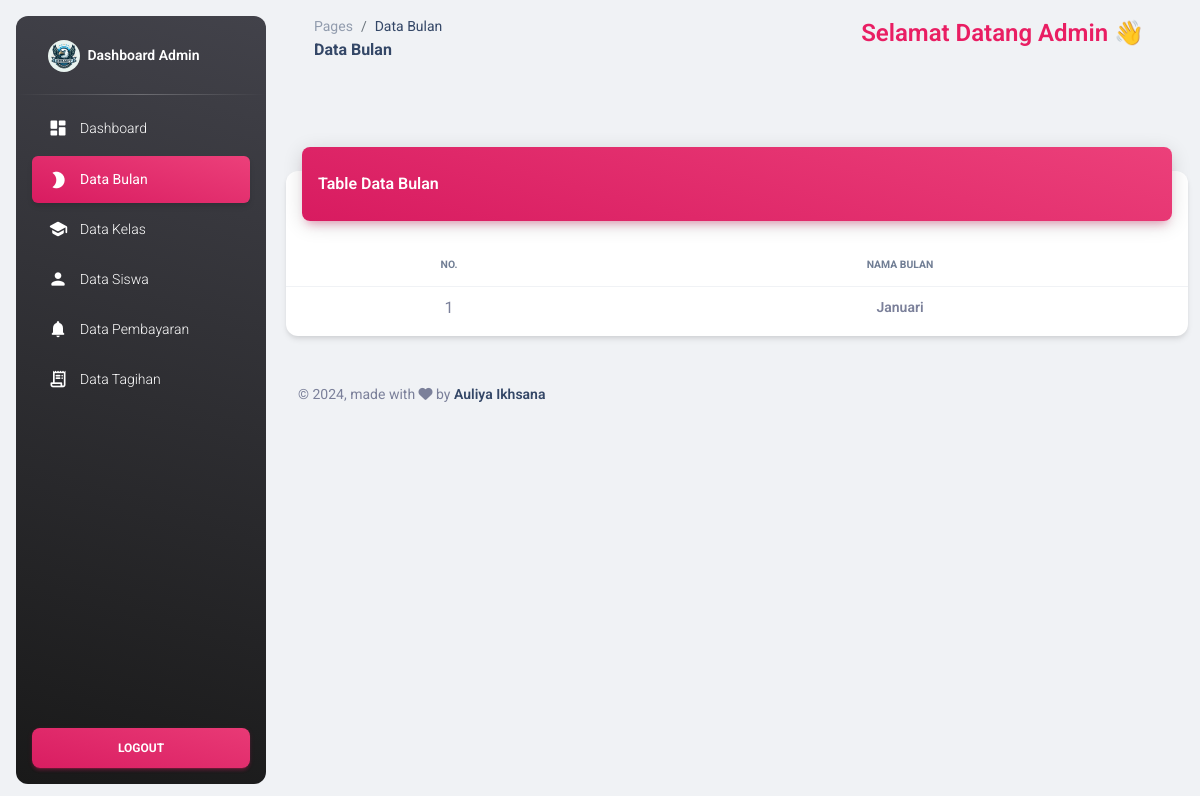
Page /admin/pages/bulan.php (signed in) on the earlier database version.
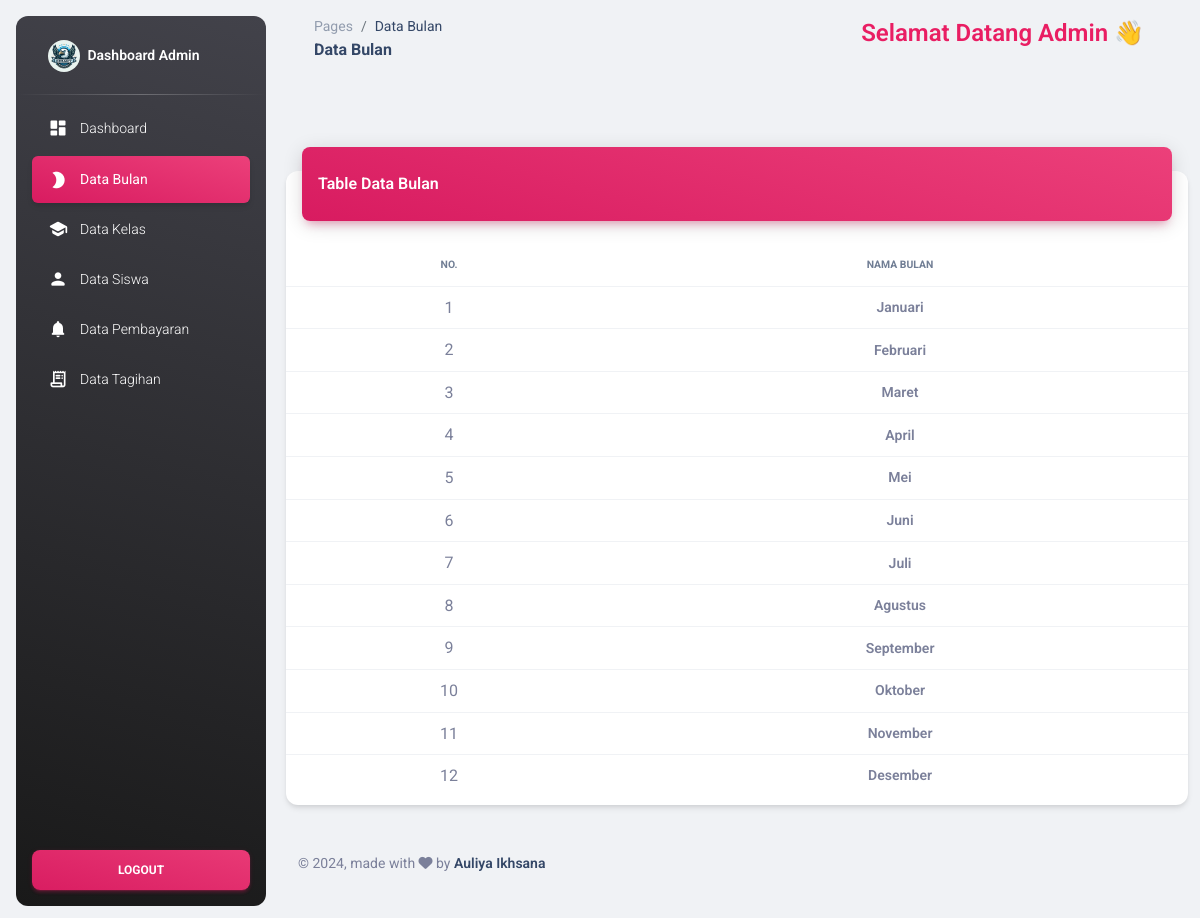
Same page on the later database version.
### tables this page shows
CREATE TABLE `bulan` (
  `id_bulan` int(11) NOT NULL,
  `nama_bulan` varchar(20) NOT NULL
);

### admin/pages/bulan.php (the view, shortened to what the changed rows need)
<?php
require "functions/koneksi.php";
$query = "SELECT * FROM bulan";
$hasil = $conn->query($query);
?>
<!DOCTYPE html>
<html lang="en">
<head>
  <link href="../assets/css/nucleo-icons.css" rel="stylesheet" />
  <link href="../assets/css/nucleo-svg.css" rel="stylesheet" />
  <link id="pagestyle" href="../assets/css/material-dashboard.css?v=3.1.0" rel="stylesheet" />
</head>
<body class="g-sidenav-show  bg-gray-200">
  <main class="main-content position-relative max-height-vh-100 h-100 border-radius-lg ">
    <div class="container-fluid py-4">
      <div class="row">
        <div class="col-12">
          <div class="card my-4">
            <div class="card-body px-0 pb-2">
              <div class="table-responsive p-0">
                <table class="table align-items-center mb-0">
                  <thead>
                    <tr>
                      <th class="text-center text-uppercase text-dark text-xxs font-weight-bolder opacity-7">No.</th>
                      <th class="text-center text-uppercase text-dark text-xxs font-weight-bolder opacity-7">Nama Bulan</th>
                    </tr>
                  </thead>
                  <tbody>
                    <?php $nom = 1;
                    ?>
                    <?php while ($bulan = $hasil->fetch_assoc()) :
                    ?>
                      <tr>
                        <td class="text-center"><?= $nom++ ?></td>
                        <td class="align-middle text-center text-sm text-bold"><?= $bulan['nama_bulan'] ?></td>
                      </tr>
                    <?php endwhile;
                    ?>
                  </tbody>
                </table>
              </div>
            </div>
          </div>
        </div>
      </div>
    </div>
  </main>
</body>
</html>

Differences in the rows shown:
added bulan: nama_bulan "Februari"
added bulan: nama_bulan "Maret"
added bulan: nama_bulan "April"
added bulan: nama_bulan "Mei"
added bulan: nama_bulan "Juni"
added bulan: nama_bulan "Juli"
added bulan: nama_bulan "Agustus"
added bulan: nama_bulan "September"
added bulan: nama_bulan "Oktober"
added bulan: nama_bulan "November"
added bulan: nama_bulan "Desember"
